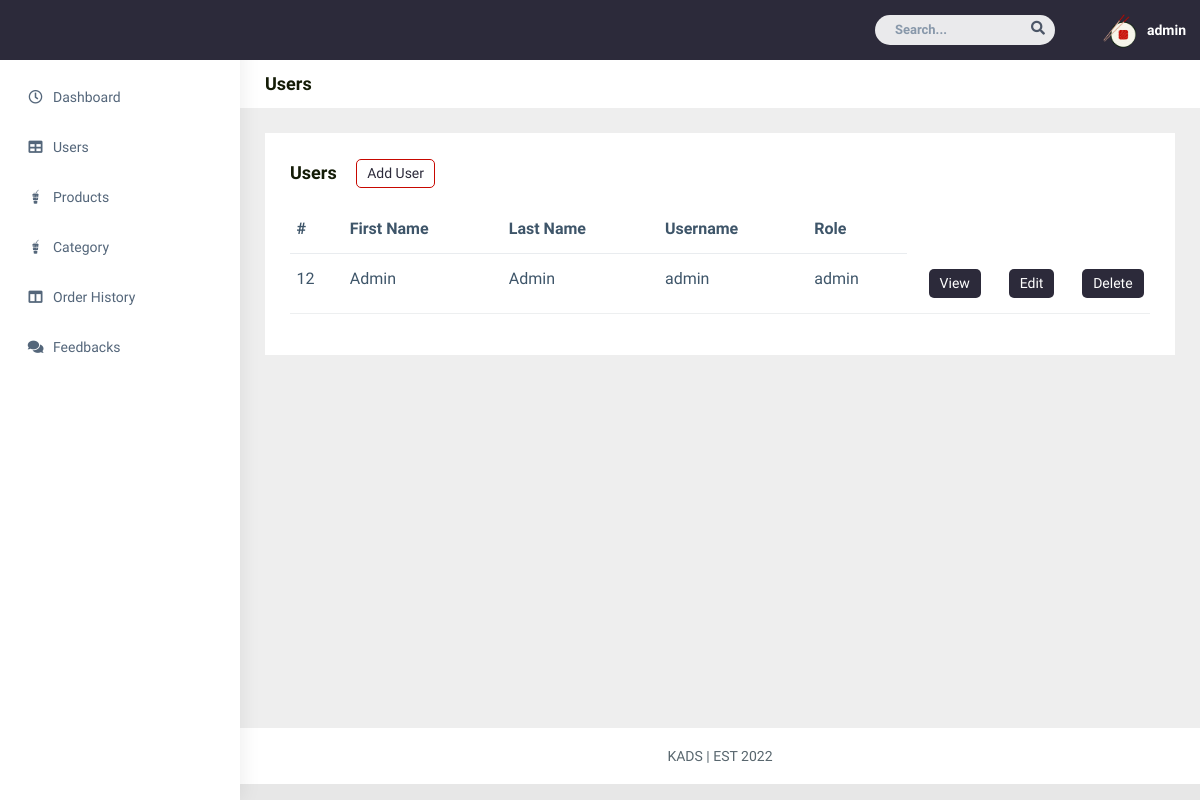
The app's page /admin/users.php (signed in), older data.
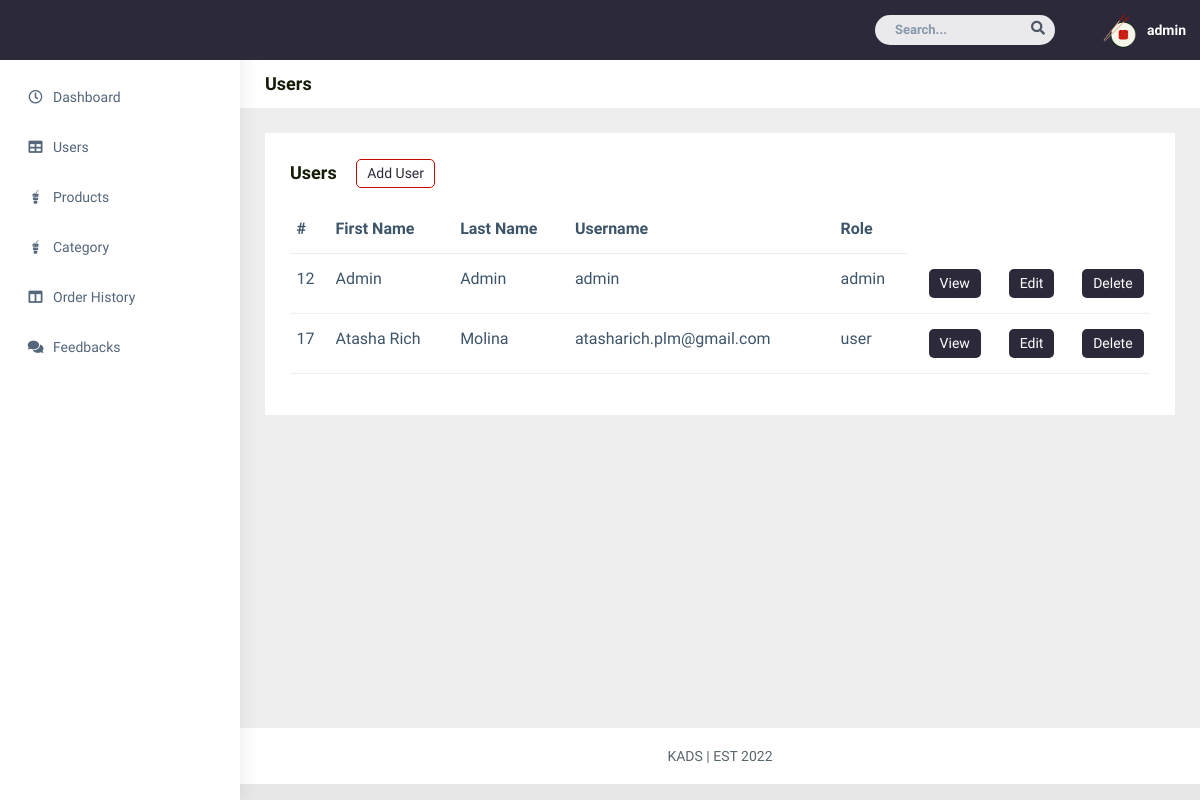
The same page, newer data.
### tables this page shows
CREATE TABLE `info_accts` (
  `id` int(11) NOT NULL,
  `firstname` varchar(255) DEFAULT NULL,
  `lastname` varchar(255) DEFAULT NULL,
  `birthday` date DEFAULT NULL,
  `username` varchar(255) DEFAULT NULL,
  `phone` varchar(255) DEFAULT NULL,
  `password` varchar(255) DEFAULT NULL,
  `role` int(11) DEFAULT NULL
);

### admin/users.php (the view, shortened to what the changed rows need)
<?php
require "../conn.php";
    if (!isset($_SESSION['loggedin']) && !isset($_SESSION['role'])){
        header("location: ../login.php");
        exit;
    } else if (isset($_SESSION['loggedin']) && $_SESSION['loggedin'] === true && $_SESSION['role'] === 2) {
        header("location: ../userprofile.php");
        exit;
    } else {
    $query="SELECT * FROM info_accts";
    $result=mysqli_query($conn,$query);
?>
<!DOCTYPE html>
<html dir="ltr" lang="en">
<head>
    <link href="../css/style.min.css" rel="stylesheet">
    <link href="../css/pagestyles.css" rel="stylesheet">
</head>
<body>
        <div class="page-wrapper">
            <div class="container-fluid">
                <div class="row">
                    <div class="col-sm-12">
                        <div class="white-box">
                            <div class="table-responsive">
                                <table class="table text-nowrap">
                                    <thead>
                                        <tr>
                                            <th class="border-top-0">#</th>
                                            <th class="border-top-0">First Name</th>
                                            <th class="border-top-0">Last Name</th>
                                            <th class="border-top-0">Username</th>
                                            <th class="border-top-0">Role</th>
                                        </tr>
                                    </thead>
                                    <tbody>
                                        <?php
                                            if(mysqli_num_rows($result) > 0) {
                                                while($row = mysqli_fetch_assoc($result)){
                                        ?>
                                        <tr>
                                            <td><?php echo $row['id'];?></td>
                                            <td><?php echo $row['firstname']; ?></td>
                                            <td><?php echo $row['lastname']; ?></td>
                                            <td><?php echo $row['username']; ?></td>
                                            <td><?php if ($row['role'] == 1){
                                                        echo "admin";
                                                    }else if ($row['role'] == 2) {
                                                        echo "user";
                                                    } ?>
                                            </td>
                                            <td class="col-1">
                                            <a class="btn btn-solid" href="view-user.php?id=<?php echo $row['id']; ?>">View</a>
                                            </td>
                                            <td class="col-1">
                                            <a class="btn btn-solid" href="edit-user.php?edit=<?php echo $row['id']; ?>">Edit</a>
                                            </td>
                                            <td class="col-1">
                                            <a class="btn btn-solid" href="delete-user.php?id=<?php echo $row['id']; ?>">Delete</a>
                                            </td>
                                        </tr>
                                        <?php
                                                }
                                            }
                                        ?>
                                    </tbody>
                                </table>
                            </div>
                        </div>
                    </div>
                </div>
            </div>
        </div>
</body>
</html>
<?php
   }
?>

Row changes from the older to the newer data that the page shows:
added info_accts: id "17", firstname "Atasha Rich", lastname "Molina", username "atasharich.plm@gmail.com", role "user"
